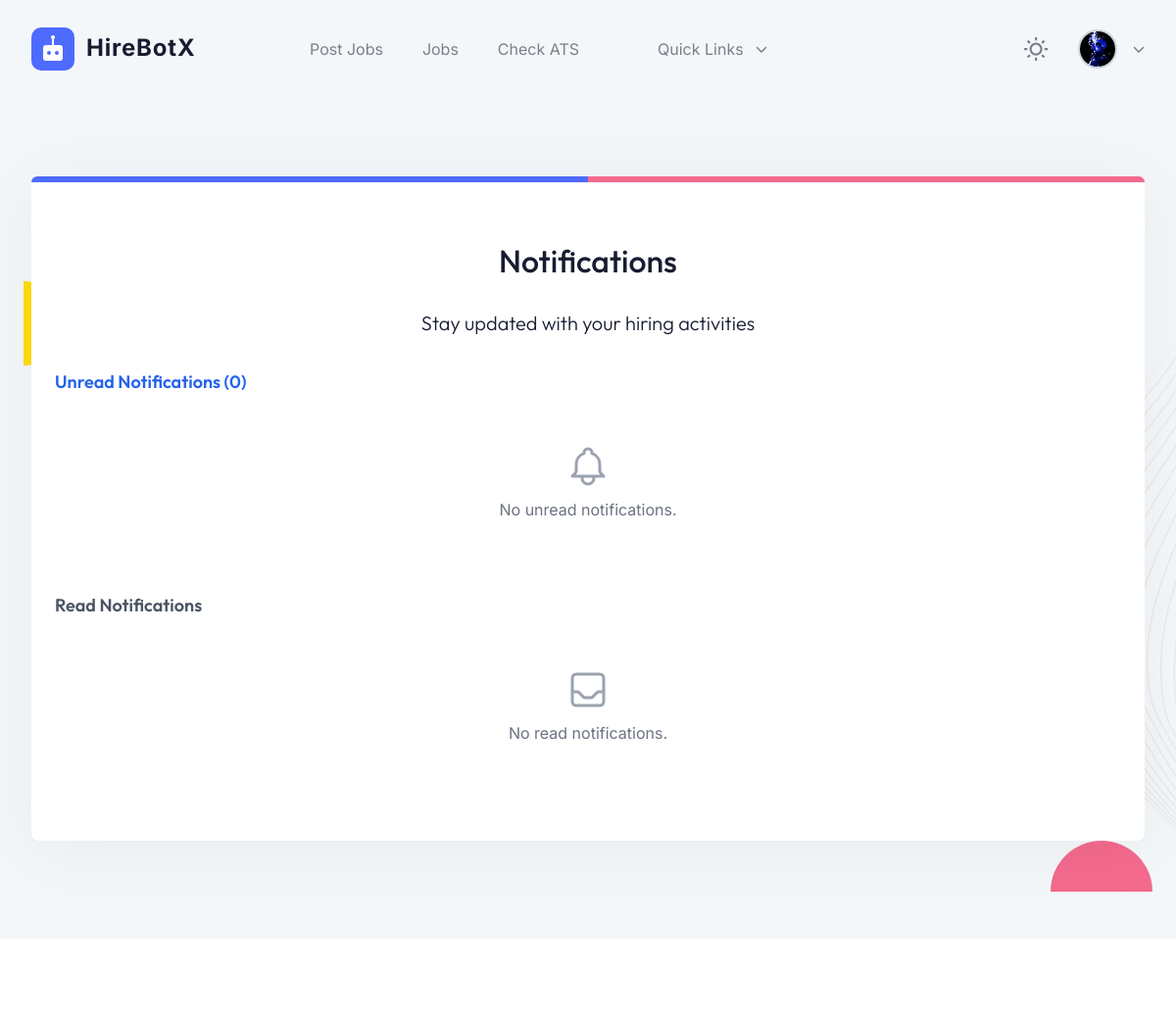
The page /user/notifications/ (signed in, upper part) on the database as committed earlier.
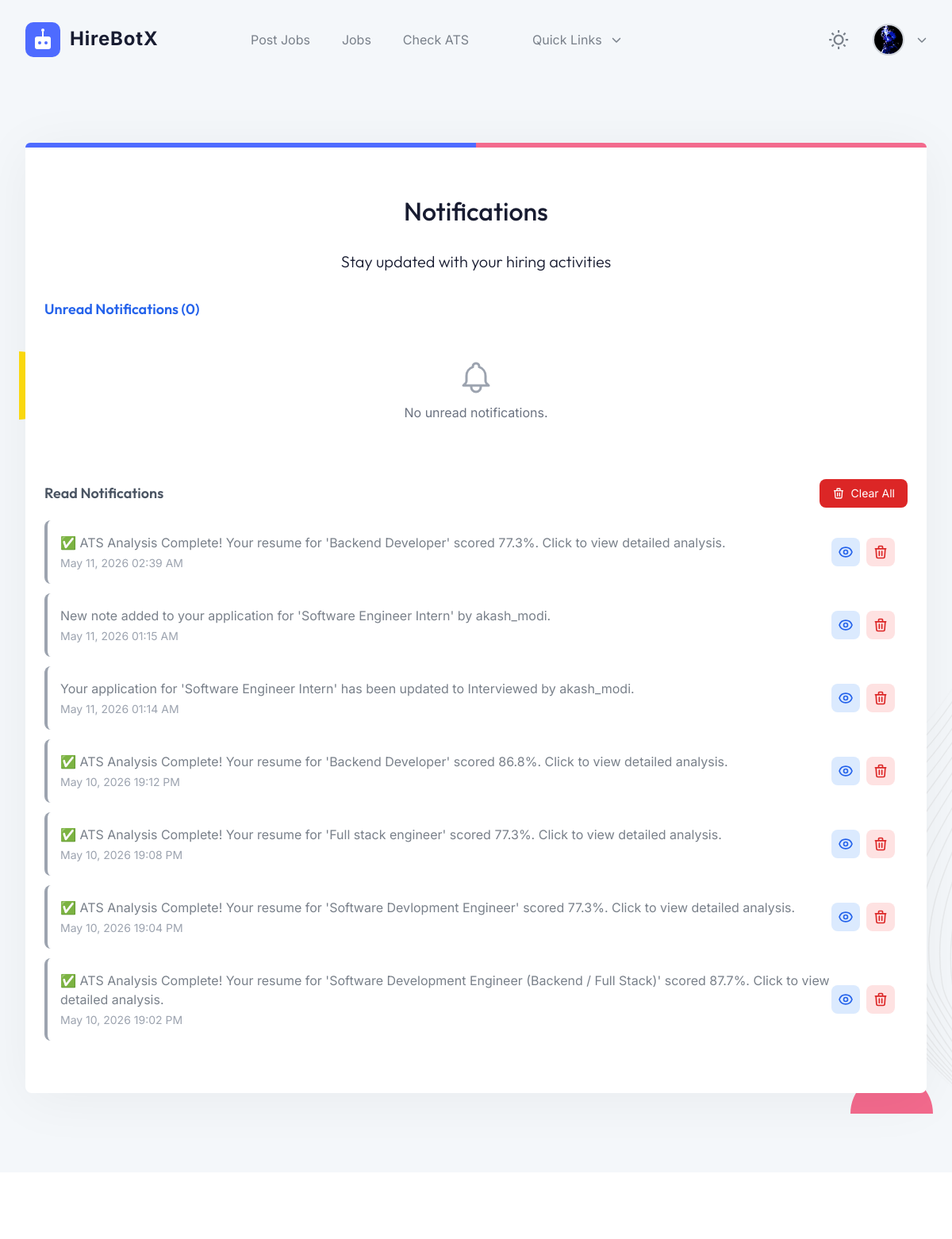
The same page on the database as committed later.
### user/models.py (models this page shows, shortened)
class Notification(models.Model):
    NOTIFICATION_TYPES = [
        ("user_update", "User Update"),
        ("system", "System Notification"),
        ("contact", "Contact"),
        ("address_added", "Address Added"),
        ("address_updated", "Address Updated"),
        ("invitation_sent", "Invitation Sent"),
        ("invitation_accepted", "Invitation Accepted"),
        ("job_application", "Job Application"),
    ]
    user = models.ForeignKey(User, on_delete=models.CASCADE, related_name="notifications", null=True, blank=True)
    notification_type = models.CharField(max_length=50, choices=NOTIFICATION_TYPES)
    message = models.TextField()
    link = models.URLField(null=True, blank=True)
    created_at = models.DateTimeField(auto_now_add=True)
    is_read = models.BooleanField(default=False)
    related_object_id = models.CharField(max_length=36, null=True, blank=True)
    related_model = models.CharField(max_length=100, null=True, blank=True)

### user/views.py (the view, shortened to what this page needs)
# urls.py: path('user/notifications/',NotificationView.as_view(), name="notification"),
class NotificationView(LoginRequiredMixin, TemplateView):
    template_name = "user/notifications.html"
    def get_context_data(self, **kwargs):
        context = super().get_context_data(**kwargs)
        unread_notifications = Notification.objects.filter(user=self.request.user, is_read=False).select_related("user").order_by("-created_at")
        read_notifications = Notification.objects.filter(user=self.request.user, is_read=True).select_related("user").order_by("-created_at")
        context["unread_notifications"] = unread_notifications
        context["read_notifications"] = read_notifications
        context["unread_count"] = unread_notifications.count()
        return context

### user/context_processors.py (called while the page is built)
def global_context(request):
    context = {
        "notification_count": 0,
        "subscribed": False
    }
    if request.user.is_authenticated:
        context["notification_count"] = Notification.objects.filter(user=request.user, is_read=False).count()
        context["subscribed"] = Subscriber.objects.filter(email=request.user.email, is_subscribed=True).exists()
    return context

### user/templates/user/notifications.html (shortened to what the changed rows need)
{% extends "base.html" %}
{% load static %}
{% block page %}notifications{% endblock %}
{% block content %}
<section class="i pg fh rm ki xn vq gj qp gr hj rp hr">
  <div class="animate_top bb af i va sg hh sm vk xm yi _n jp hi ao kp w-full max-w-7xl mx-auto px-6">
    <div class="rj text-center">
      <h2 class="ek ck kk wm xb">Notifications</h2>
    </div>
    <div class="mt-10">
      <div class="flex flex-wrap justify-between items-center mb-4">
        {% if read_notifications.exists %}
          <form action="{% url 'notification' %}" method="post" class="inline">
            <button class="px-4 py-2 bg-red-600 hover:bg-red-700 text-white rounded-lg transition-all duration-300 text-sm flex items-center gap-2">
              <svg class="w-4 h-4" fill="none" stroke="currentColor" viewBox="0 0 24 24">
                <path stroke-linecap="round" stroke-linejoin="round" stroke-width="2" d="M19 7l-.867 12.142A2 2 0 0116.138 21H7.862a2 2 0 01-1.995-1.858L5 7m5 4v6m4-6v6m1-10V4a1 1 0 00-1-1h-4a1 1 0 00-1 1v3M4 7h16"></path>
              </svg>
              Clear All
            </button>
          </form>
        {% endif %}
      </div>
      <div class="space-y-3">
        {% for notification in read_notifications %}
          <div class="border-l-4 border-gray-400 rounded-lg p-4 flex flex-wrap justify-between items-center transition-all hover:shadow-md">
            <div class="flex-1">
              <p class="">{{ notification.message }}</p>
              <p class="text-sm text-gray-400 dark:text-gray-500 mt-1">{{ notification.created_at|date:"M d, Y H:i A" }}</p>
            </div>
            <div class="flex gap-2 mt-2 sm:mt-0">
              {% if notification.link %}
                <a href="{{ notification.link }}" class="p-2 bg-blue-100 hover:bg-blue-200 dark:bg-blue-800 dark:hover:bg-blue-700 rounded-lg transition-colors" title="View">
                </a>
              {% endif %}
              <form action="{% url 'notification' %}" method="post" class="inline">
                <button type="submit" class="p-2 bg-red-100 hover:bg-red-200 dark:bg-red-800 dark:hover:bg-red-700 rounded-lg transition-colors" title="Delete">
                  <svg class="w-5 h-5 text-red-600 dark:text-red-400" fill="none" stroke="currentColor" viewBox="0 0 24 24">
                    <path stroke-linecap="round" stroke-linejoin="round" stroke-width="2" d="M19 7l-.867 12.142A2 2 0 0116.138 21H7.862a2 2 0 01-1.995-1.858L5 7m5 4v6m4-6v6m1-10V4a1 1 0 00-1-1h-4a1 1 0 00-1 1v3M4 7h16"></path>
                  </svg>
                </button>
              </form>
            </div>
          </div>
        {% empty %}
          <div class="text-center py-8 text-gray-500 dark:text-gray-400">
            <p class="mt-2">No read notifications.</p>
          </div>
        {% endfor %}
      </div>
    </div>
  </div>
</section>
{% endblock content %}

Rows that differ between the two databases and show on the page:
added Notification: message "✅ ATS Analysis Complete! Your resume for 'Backend Developer' scored 77.3%. Click to view detailed analysis.", created_at "May 11, 2026 02:39 AM"
added Notification: message "New note added to your application for 'Software Engineer Intern' by akash_modi.", created_at "May 11, 2026 01:15 AM"
added Notification: message "Your application for 'Software Engineer Intern' has been updated to Interviewed by akash_modi.", created_at "May 11, 2026 01:14 AM"
added Notification: message "✅ ATS Analysis Complete! Your resume for 'Backend Developer' scored 86.8%. Click to view detailed analysis.", created_at "May 10, 2026 19:12 PM"
added Notification: message "✅ ATS Analysis Complete! Your resume for 'Full stack engineer' scored 77.3%. Click to view detailed analysis.", created_at "May 10, 2026 19:08 PM"
added Notification: message "✅ ATS Analysis Complete! Your resume for 'Software Devlopment Engineer' scored 77.3%. Click to view detailed analysis.", created_at "May 10, 2026 19:04 PM"
now on this page (row edited): Notification: message "✅ ATS Analysis Complete! Your resume for 'Software Development Engineer (Backend / Full Stack)' scored 87.7%. Click to view detailed analysis.", created_at "May 10, 2026 19:02 PM"
Other text that changed with them:
text no longer shown: "No read notifications."
text now shown: "Clear All"
